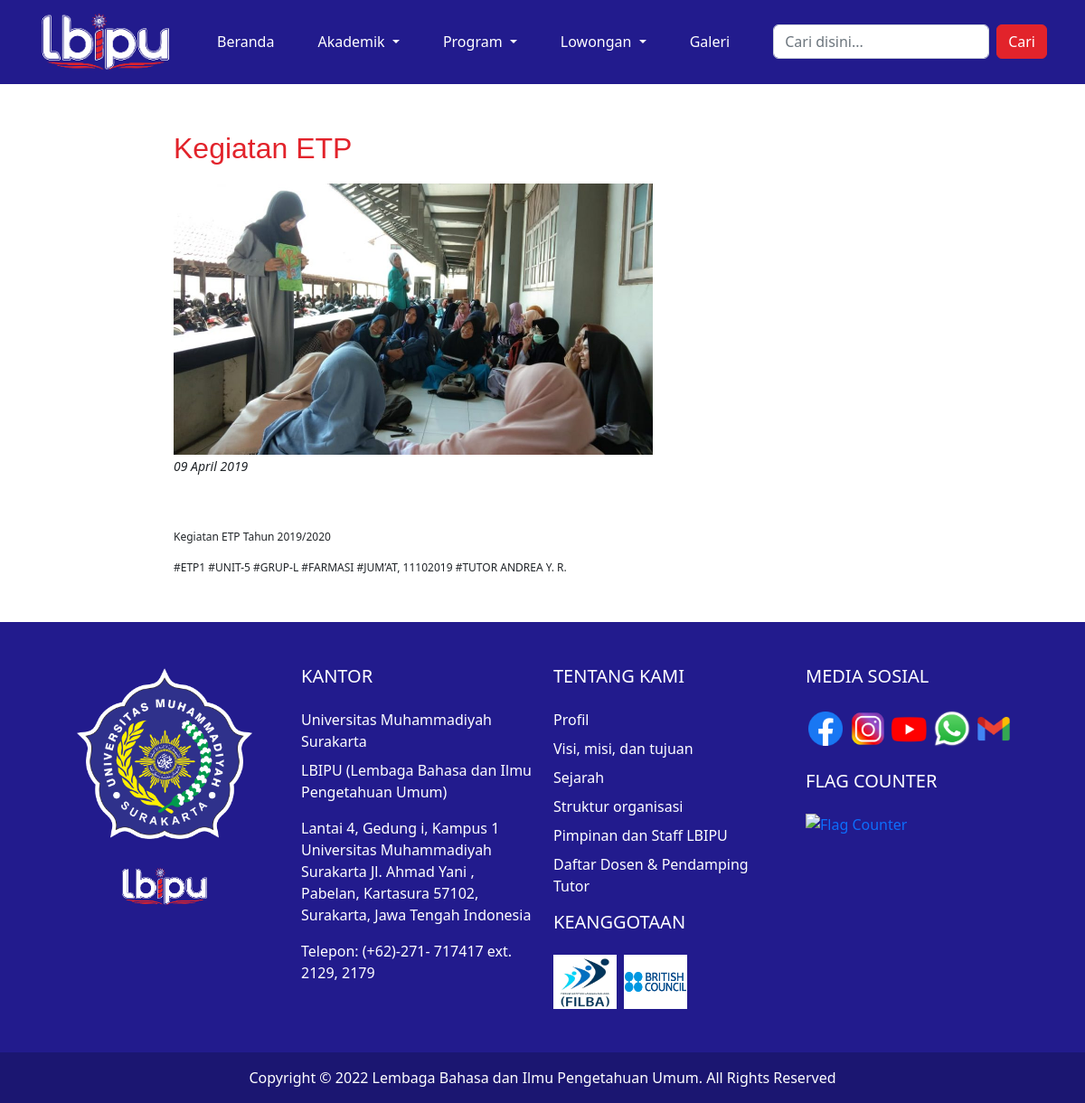
The app's page /detail-kegiatan.php?id=5 with its own data.
### tables this page shows
CREATE TABLE `kegiatan` (
  `id` int(11) NOT NULL,
  `judul` varchar(500) NOT NULL,
  `tanggal` date NOT NULL,
  `gambar` varchar(100) NOT NULL,
  `detail` text NOT NULL
);

### detail-kegiatan.php (the view)
<?php
    include "koneksi.php";
    $ambil = $koneksi->query("SELECT * FROM kegiatan WHERE id='$_GET[id]'");
    $pecah= $ambil->fetch_assoc();
?>
<!DOCTYPE html>
<html lang="en">
<?php
    include "head.php";
?>
<body>
    <?php
        include "navbar.php";
    ?>
    <main class="container detail-pengumuman">
        <h1><?= $pecah['judul']; ?></h1>
        <img src="foto/<?= $pecah['gambar']; ?>" alt="<?= $pecah['gambar']; ?>">
        <br>
        <small><i><?= date('d F Y', strtotime($pecah['tanggal'])); ?></i></small>
        <br><br>
        <p>
            <?= $pecah['detail']; ?>
        </p>
    </main>
    <?php
        include "footer.php";
    ?>
</body>
</html>

### assets/css/style.css (style rules this page uses)
h1 { font-family: 'Poppins', sans-serif; font-size: 50px; color: #221B8D; padding: 52px 0px 42px 0px; }
.detail-pengumuman { width: 70%; }
.detail-pengumuman h1 { text-align: left; font-size: 32px; color: #E2232B; }
.detail-pengumuman img { margin-top: -30px; width: 65%; height: 300px; }

### records on screen
kegiatan: judul "Kegiatan ETP", gambar (picture), tanggal "09 April 2019", detail "Kegiatan ETP Tahun 2019/2020 #ETP1 #UNIT-5 #GRUP-L #FARMASI #JUM’AT, 11102019 #TUTOR ANDREA Y. R."
